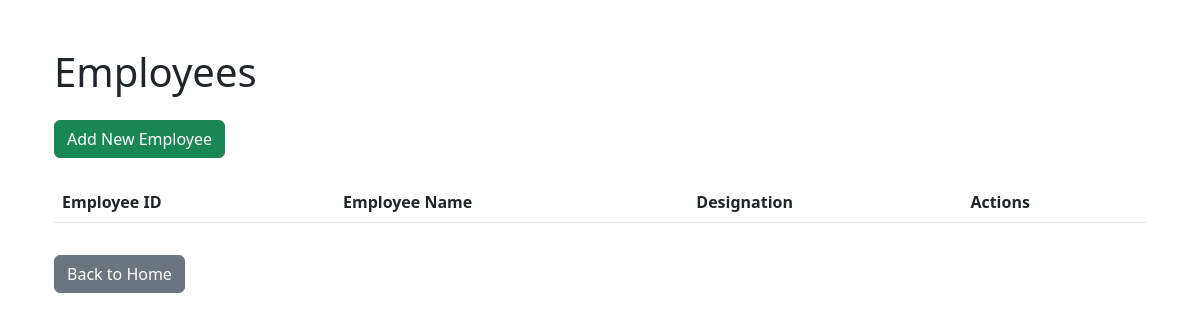
Page /employees on the earlier database version.
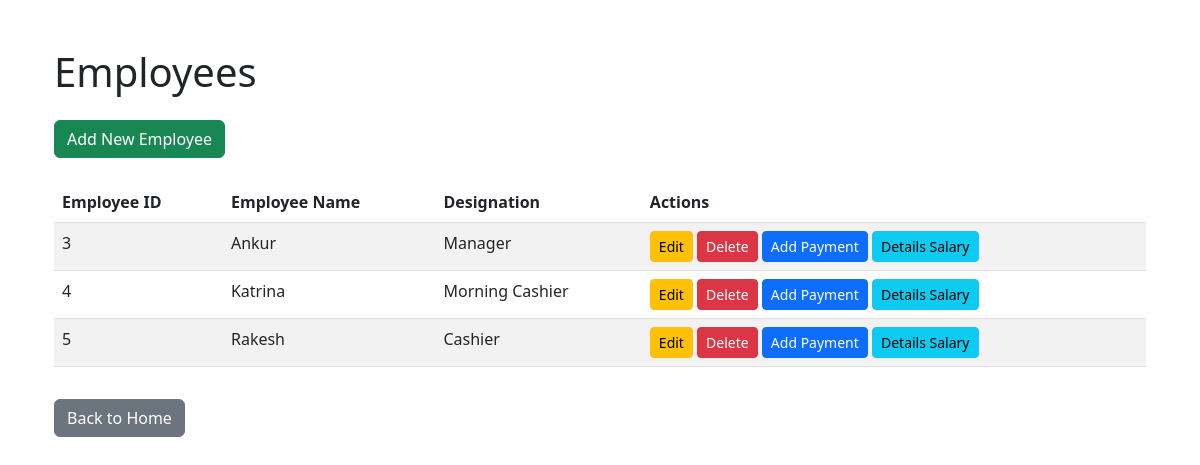
Same page on the later database version.
### tables this page shows
CREATE TABLE employees (
    id INTEGER PRIMARY KEY AUTOINCREMENT,
    name TEXT NOT NULL,
    designation TEXT NOT NULL
);

### app.py (the view)
@app.route("/employees", methods=["GET"])
def employees():
    try:
        conn = sqlite3.connect("sales.db")
        cursor = conn.cursor()
        cursor.execute("SELECT * FROM employees")
        employees_data = cursor.fetchall()
        conn.close()
        return render_template("employees.html", employees=employees_data)
    except sqlite3.Error as e:
        app.logger.error(f"Database error: {e}")
        return f"Database error: {e}", 500
    except Exception as e:
        app.logger.error(f"Unexpected error: {e}")
        return f"An unexpected error occurred: {e}", 500

### templates/employees.html
{% extends 'base.html' %}
{% block content %}
<div class="container mt-5">
    <h1 class="mb-4">Employees</h1>
    <a href="/add_employee" class="btn btn-success mb-4">Add New Employee</a>
    <table class="table table-striped">
        <thead>
            <tr>
                <th>Employee ID</th>
                <th>Employee Name</th>
                <th>Designation</th>
                <th>Actions</th>
            </tr>
        </thead>
        <tbody>
            {% for employee in employees %}
            <tr>
                <td>{{ employee[0] }}</td>
                <td>{{ employee[1] }}</td>
                <td>{{ employee[2] }}</td>
                <td>
                    <a href="/edit_employee/{{ employee[0] }}" class="btn btn-warning btn-sm">Edit</a>
                    <form action="/delete_employee/{{ employee[0] }}" method="post" style="display:inline;">
                        <button type="submit" class="btn btn-danger btn-sm">Delete</button>
                    </form>
                    <a href="/add_payment/{{ employee[0] }}" class="btn btn-primary btn-sm">Add Payment</a>
                    <a href="/salary_details/{{ employee[0] }}" class="btn btn-info btn-sm">Details Salary</a>
                </td>
            </tr>
            {% endfor %}
        </tbody>
    </table>
    <a href="/" class="btn btn-secondary mt-3">Back to Home</a>
</div>
{% endblock %}

Differences in the rows shown:
added employees: id "3", name "Ankur", designation "Manager"
added employees: id "4", name "Katrina", designation "Morning Cashier"
added employees: id "5", name "Rakesh", designation "Cashier"
